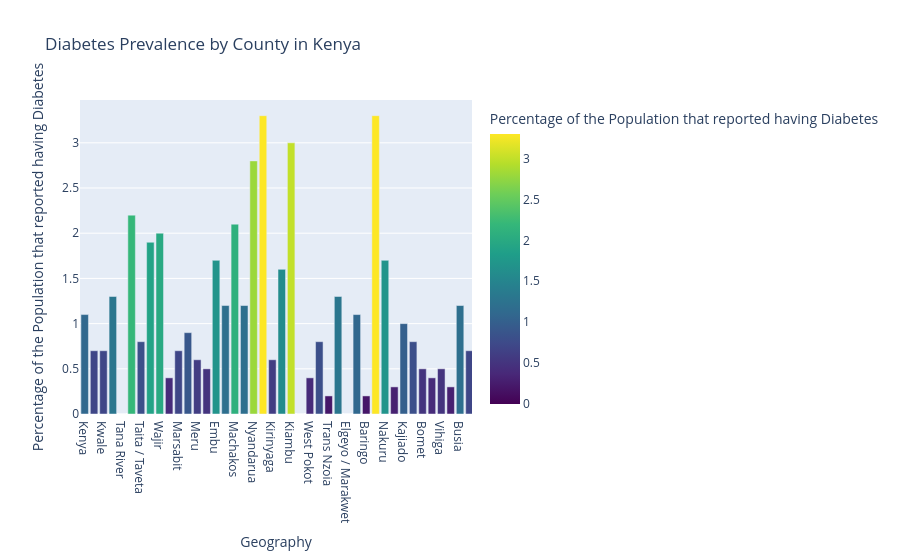

Notebook source saved alongside this figure:
### Code cell
import plotly.express as px

fig = px.bar(
    df,
    x="Geography",
    y="Percentage of the Population that reported having Diabetes",
    title="Diabetes Prevalence by County in Kenya",
    color="Percentage of the Population that reported having Diabetes",
    color_continuous_scale="viridis"
)

fig.show()

### Figure 1 — Plotly figure (JSON) as saved in the notebook; plotly's stock layout.template omitted (floating-point values rounded to 4 significant figures)
{"data": [{"alignmentgroup": "True", "hovertemplate": "Geography=%{x}<br>Percentage of the Population that reported having Diabetes=%{marker.color}<extra></extra>", "legendgroup": "", "marker": {"color": [1.1, 0.7, 0.7, 1.3, 0, 2.2, 0.8, 1.9, 2, 0.4, 0.7, 0.9, 0.6, 0.5, 1.7, 1.2, 2.1, 1.2, 2.8, 3.3, 0.6, 1.6, 3, 0, 0.4, 0.8, 0.2, 1.3, 0, 1.1, 0.2, 3.3, 1.7, 0.3, 1, 0.8, 0.5, 0.4, 0.5, 0.3, 1.2, 0.7, 0.2, 0.5, 0.2, 2, 1.3, 2.5], "coloraxis": "coloraxis", "pattern": {"shape": ""}}, "name": "", "offsetgroup": "", "orientation": "v", "showlegend": false, "textposition": "auto", "type": "bar", "x": ["Kenya", "Mombasa", "Kwale", "Kilifi", "Tana River", "Lamu", "Taita / Taveta", "Garissa", "Wajir", "Mandera", "Marsabit", "Isiolo", "Meru", "Tharaka-Nithi", "Embu", "Kitui", "Machakos", "Makueni", "Nyandarua", "Nyeri", "Kirinyaga", "Murang'a", "Kiambu", "Turkana", "West Pokot", "Samburu", "Trans Nzoia", "Uasin Gishu", "Elgeyo / Marakwet", "Nandi", "Baringo", "Laikipia", "Nakuru", "Narok", "Kajiado", "Kericho", "Bomet", "Kakamega", "Vihiga", "Bungoma", "Busia", "Siaya", "Kisumu", "Homa Bay", "Migori", "Kisii", "Nyamira", "Nairobi City"], "xaxis": "x", "y": [1.1, 0.7, 0.7, 1.3, 0, 2.2, 0.8, 1.9, 2, 0.4, 0.7, 0.9, 0.6, 0.5, 1.7, 1.2, 2.1, 1.2, 2.8, 3.3, 0.6, 1.6, 3, 0, 0.4, 0.8, 0.2, 1.3, 0, 1.1, 0.2, 3.3, 1.7, 0.3, 1, 0.8, 0.5, 0.4, 0.5, 0.3, 1.2, 0.7, 0.2, 0.5, 0.2, 2, 1.3, 2.5], "yaxis": "y"}], "layout": {"autosize": true, "barmode": "relative", "coloraxis": {"colorbar": {"title": {"text": "Percentage of the Population that reported having Diabetes"}}, "colorscale": [[0, "#440154"], [0.1111, "#482878"], [0.2222, "#3e4989"], [0.3333, "#31688e"], [0.4444, "#26828e"], [0.5556, "#1f9e89"], [0.6667, "#35b779"], [0.7778, "#6ece58"], [0.8889, "#b5de2b"], [1, "#fde725"]]}, "legend": {"tracegroupgap": 0}, "title": {"text": "Diabetes Prevalence by County in Kenya"}, "xaxis": {"anchor": "y", "autorange": false, "domain": [0, 1], "range": [-0.5, 41.27], "title": {"text": "Geography"}, "type": "category"}, "yaxis": {"anchor": "x", "autorange": true, "domain": [0, 1], "range": [0, 3.474], "title": {"text": "Percentage of the Population that reported having Diabetes"}, "type": "linear"}}}
